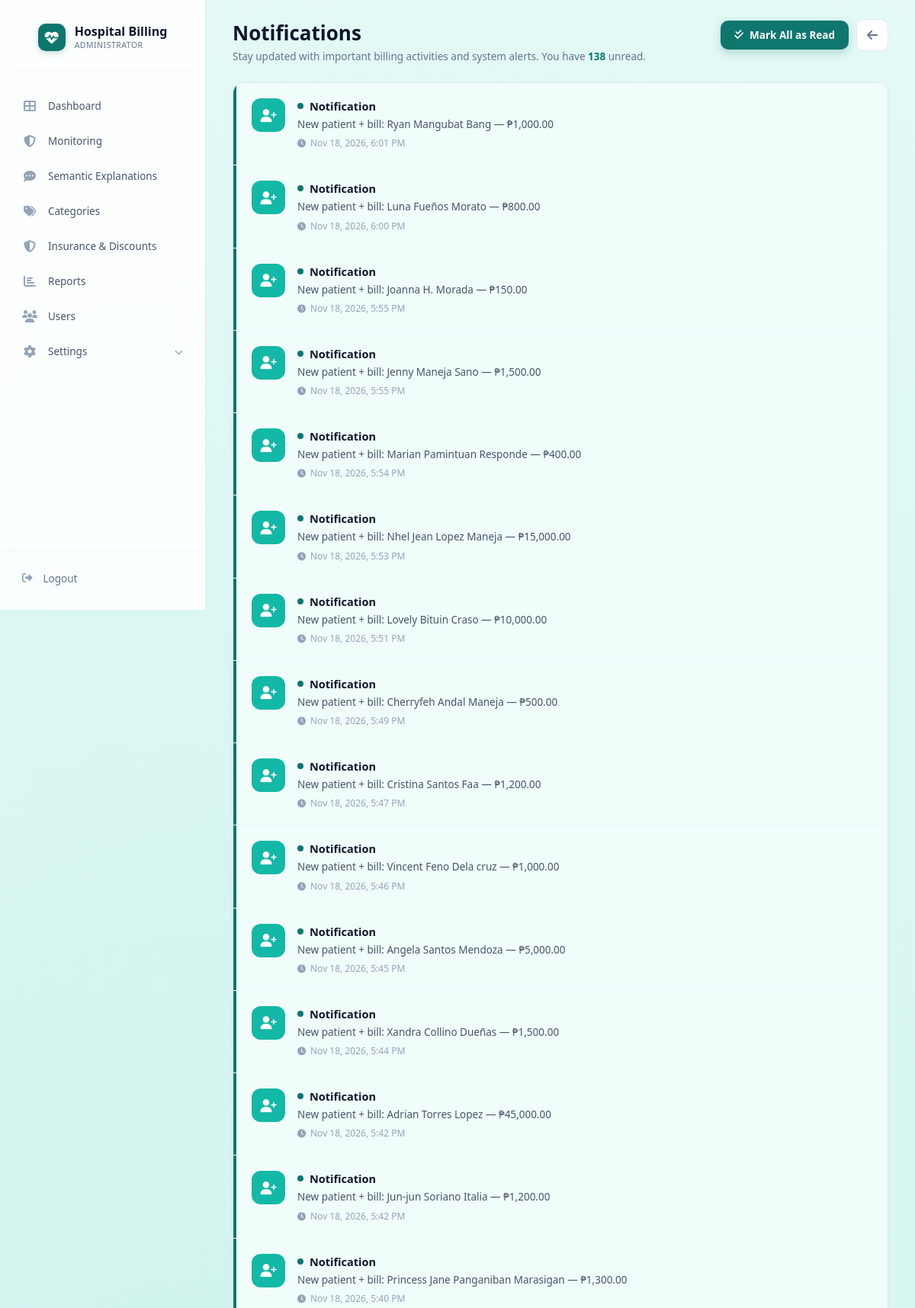
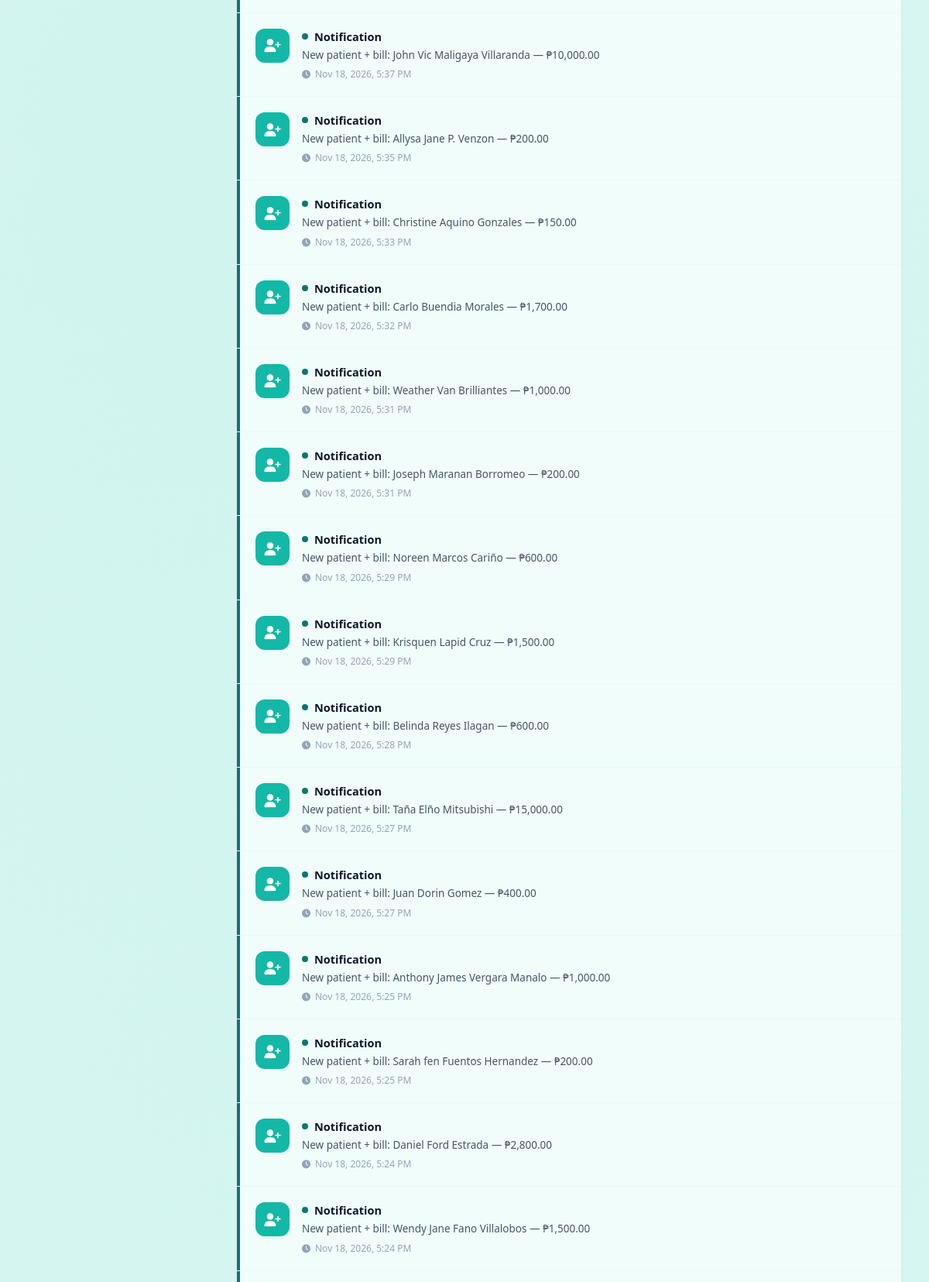
Screenshot of /notifications.php (signed in, upper part) with the database file from the repository (2 pictures, top to bottom).
### tables this page shows
CREATE TABLE `users` (
  `id` int(11) NOT NULL,
  `first_name` varchar(100) DEFAULT NULL,
  `middle_name` varchar(100) DEFAULT NULL,
  `last_name` varchar(100) DEFAULT NULL,
  `full_name` varchar(255) NOT NULL,
  `username` varchar(100) NOT NULL,
  `password` varchar(255) NOT NULL,
  `email` varchar(150) DEFAULT NULL,
  `contact_number` varchar(11) DEFAULT NULL,
  `position` varchar(150) DEFAULT NULL,
  `role` enum('Admin','Billing','Front Desk Receptionist') NOT NULL DEFAULT 'Admin',
  `status` enum('Active','Inactive') NOT NULL DEFAULT 'Active',
  `profile_picture` varchar(255) DEFAULT NULL,
  `created_at` datetime NOT NULL DEFAULT current_timestamp(),
  `updated_at` datetime NOT NULL DEFAULT current_timestamp() ON UPDATE current_timestamp(),
  `is_archived` tinyint(1) DEFAULT 0,
  `reset_token` varchar(255) DEFAULT NULL,
  `reset_expires` datetime DEFAULT NULL,
  `reset_code` varchar(6) DEFAULT NULL,
  `recovery_code` varchar(50) DEFAULT NULL
);

CREATE TABLE `notifications` (
  `id` int(11) NOT NULL,
  `user_id` int(11) DEFAULT NULL,
  `icon` varchar(50) DEFAULT 'fa-bell',
  `color` varchar(20) DEFAULT '#14b8a6',
  `message` text NOT NULL,
  `link` varchar(255) DEFAULT NULL,
  `is_read` tinyint(1) NOT NULL DEFAULT 0,
  `created_at` datetime NOT NULL DEFAULT current_timestamp()
);

### notifications.php (the view, shortened to what this page needs)
<?php
require_once __DIR__ . '/config.php';
try { $pdo->exec("SET time_zone = '+08:00'"); } catch (PDOException $e) {}
$user_id   = $_SESSION['user_id']  ?? 0;
$user_role = 'Admin';
try {
    $stmt = $pdo->prepare("SELECT full_name, role FROM users WHERE id = ?");
    $stmt->execute([$user_id]);
    $u = $stmt->fetch(PDO::FETCH_ASSOC);
    if ($u) {
        $user_role = $u['role']      ?? 'Admin';
    }
} catch (PDOException $e) {  }
$notifications = [];
try {
    $notifications = $pdo->query("
        SELECT *,
               TIMESTAMPDIFF(SECOND, created_at, NOW()) AS seconds_ago
        FROM notifications
        ORDER BY id DESC
        LIMIT 200
    ")->fetchAll(PDO::FETCH_ASSOC);
} catch (PDOException $e) {
    $notifications = [];
}
if (!function_exists('notifTitle')) {
    function notifTitle($n) {
        $msg = strtolower($n['message'] ?? '');
        if (strpos($msg, 'welcome') !== false)       return 'System Welcome';
        if (strpos($msg, 'new billing record') !== false || strpos($msg, 'record added') !== false) return 'New Billing Record Added';
        if (strpos($msg, 'updated') !== false)       return 'Billing Record Updated';
        return 'Notification';
    }
}
if (!function_exists('prettyTime')) {
    function prettyTime($n) {
        $sec = isset($n['seconds_ago']) ? (int)$n['seconds_ago'] : null;
        $ts        = strtotime($n['created_at']);
        $today     = date('Y-m-d');
        $yesterday = date('Y-m-d', strtotime('-1 day'));
        $dateStr   = date('Y-m-d', $ts);
        return date('M d, Y, g:i A', $ts);
    }
}
$unread_count = 0;
foreach ($notifications as $n) {
    if (empty($n['is_read'])) $unread_count++;
}
$r = strtolower(trim($user_role));
$is_billing   = in_array($r, ['billing','cashier'], true)
              || strpos($r, 'billing') !== false
              || strpos($r, 'cashier') !== false;
$is_frontdesk = strpos($r, 'reception')    !== false
             || strpos($r, 'frontdesk')    !== false
             || strpos($r, 'front desk')   !== false
             || strpos($r, 'front-desk')   !== false
             || strpos($r, 'front office') !== false;
if ($is_billing) {
    $sidebar_sub   = 'Billing';
    $dash_url      = 'billing_dashboard.php';
} elseif ($is_frontdesk) {
    $sidebar_sub   = 'Receptionist';
    $dash_url      = 'frontdesk_dashboard.php';
} else {
    $sidebar_sub   = 'Administrator';
    $dash_url      = 'dashboard.php';
}
$accent_light = '#14b8a6';
?>
<!DOCTYPE html>
<html lang="en">
<head>
<link rel="stylesheet" href="https://cdnjs.cloudflare.com/ajax/libs/font-awesome/6.4.0/css/all.min.css">
</head>
<body>
<aside class="sidebar" id="sidebar">
    <div class="sidebar-brand">
        <div class="brand-text">
            <span class="brand-icon-box"><i class="fas fa-heart-pulse"></i></span>
            <div class="brand-text-inner">
                <div class="brand-name">Hospital Billing</div>
                <div class="brand-sub"><?= strtoupper($sidebar_sub) ?></div>
            </div>
        </div>
    </div>
    <div class="sidebar-divider"></div>
    <ul class="sidebar-menu">
        <li><a href="<?= htmlspecialchars($dash_url) ?>"><i class="fas fa-th-large"></i> <span>Dashboard</span></a></li>
        <?php if ($is_frontdesk): ?>
            <li><a href="patients.php"><i class="fas fa-users"></i> <span>Patient Records</span></a></li>
            <li><a href="add_patient.php"><i class="fas fa-user-plus"></i> <span>Register Patient</span></a></li>
            <li><a href="billing_records.php"><i class="fas fa-file-invoice"></i> <span>Billing Records</span></a></li>
        <?php else: ?>
            <li><a href="administrator_monitoring.php"><i class="fas fa-shield-halved"></i> <span>Monitoring</span></a></li>
            <li><a href="explanations.php"><i class="fas fa-comment-dots"></i> <span>Semantic Explanations</span></a></li>
            <li><a href="categories.php"><i class="fas fa-tags"></i> <span>Categories</span></a></li>
            <li><a href="insurance_discounts.php"><i class="fas fa-shield-alt"></i> <span>Insurance &amp; Discounts</span></a></li>
            <li><a href="reports.php"><i class="fas fa-chart-bar"></i> <span>Reports</span></a></li>
            <li><a href="users.php"><i class="fas fa-users"></i> <span>Users</span></a></li>
        <?php endif; ?>
        <li class="has-submenu" id="settingsMenuItem">
            <a href="javascript:void(0)" onclick="toggleSettingsSubmenu(event)">
                <i class="fas fa-cog"></i><span>Settings</span>
                <i class="fas fa-chevron-down submenu-arrow"></i>
            </a>
        </li>
    </ul>
    <div class="sidebar-footer"><a href="logout.php"><i class="fas fa-sign-out-alt"></i> <span>Logout</span></a></div>
</aside>
<main class="main-content">
    <div class="top-bar">
        <div class="top-bar-left">
            <h1>Notifications</h1>
            <p>
                Stay updated with important billing activities and system alerts.
                <?php if ($unread_count > 0): ?>
                    You have <strong><?= $unread_count ?></strong> unread.
                <?php endif; ?>
            </p>
        </div>
        <div class="top-bar-right">
            <?php if ($unread_count > 0): ?>
                <a href="?mark_all=1" class="btn-mark-all">
                    <i class="fas fa-check-double"></i> Mark All as Read
                </a>
            <?php endif; ?>
            <a href="<?= htmlspecialchars($dash_url) ?>" class="btn-back" title="Back to Dashboard">
                <i class="fas fa-arrow-left"></i>
            </a>
        </div>
    </div>
    <div class="card">
        <?php if (empty($notifications)): ?>
            <div class="text-center">
                <div class="empty-icon"><i class="fas fa-bell-slash"></i></div>
                <div class="empty-title">No notifications</div>
                <div class="empty-desc">You are all caught up.</div>
            </div>
        <?php else: foreach ($notifications as $n): ?>
            <?php
                $isUnread = empty($n['is_read']);
                $title    = notifTitle($n);
                $time     = prettyTime($n);
            ?>
            <div class="notif-item <?= $isUnread ? 'unread' : '' ?>"
                 data-id="<?= (int)$n['id'] ?>"
                 <?php if ($isUnread): ?>
                     onclick="markAsRead(this)"
                     title="Click to mark as read"
                 <?php else: ?>
                     title="Already read"
                 <?php endif; ?>>
                <div class="notif-icon" style="background: <?= htmlspecialchars($n['color'] ?: $accent_light) ?>;">
                    <i class="fas <?= htmlspecialchars($n['icon'] ?: 'fa-bell') ?>"></i>
                </div>
                <div class="notif-body">
                    <div class="notif-title">
                        <?php if ($isUnread): ?><span class="dot"></span><?php endif; ?>
                        <?= htmlspecialchars($title) ?>
                    </div>
                    <div class="notif-message"><?= htmlspecialchars($n['message']) ?></div>
                    <div class="notif-time"><i class="fas fa-clock"></i> <?= htmlspecialchars($time) ?></div>
                </div>
            </div>
        <?php endforeach; endif; ?>
    </div>
</main>
</body>
</html>

### rows the page displays
users: role "ADMINISTRATOR"
notifications: is_read 0 (drawn), title "Notification", message "New patient + bill: Ryan Mangubat Bang — ₱1,000.00", created_at "Nov 18, 2026, 6:01 PM"
notifications: is_read 0 (drawn), title "Notification", message "New patient + bill: Luna Fueños Morato — ₱800.00", created_at "Nov 18, 2026, 6:00 PM"
notifications: is_read 0 (drawn), title "Notification", message "New patient + bill: Joanna H. Morada — ₱150.00", created_at "Nov 18, 2026, 5:55 PM"
notifications: is_read 0 (drawn), title "Notification", message "New patient + bill: Jenny Maneja Sano — ₱1,500.00", created_at "Nov 18, 2026, 5:55 PM"
notifications: is_read 0 (drawn), title "Notification", message "New patient + bill: Marian Pamintuan Responde — ₱400.00", created_at "Nov 18, 2026, 5:54 PM"
notifications: is_read 0 (drawn), title "Notification", message "New patient + bill: Nhel Jean Lopez Maneja — ₱15,000.00", created_at "Nov 18, 2026, 5:53 PM"
notifications: is_read 0 (drawn), title "Notification", message "New patient + bill: Lovely Bituin Craso — ₱10,000.00", created_at "Nov 18, 2026, 5:51 PM"
notifications: is_read 0 (drawn), title "Notification", message "New patient + bill: Cherryfeh Andal Maneja — ₱500.00", created_at "Nov 18, 2026, 5:49 PM"
notifications: is_read 0 (drawn), title "Notification", message "New patient + bill: Cristina Santos Faa — ₱1,200.00", created_at "Nov 18, 2026, 5:47 PM"
notifications: is_read 0 (drawn), title "Notification", message "New patient + bill: Vincent Feno Dela cruz — ₱1,000.00", created_at "Nov 18, 2026, 5:46 PM"
notifications: is_read 0 (drawn), title "Notification", message "New patient + bill: Angela Santos Mendoza — ₱5,000.00", created_at "Nov 18, 2026, 5:45 PM"
notifications: is_read 0 (drawn), title "Notification", message "New patient + bill: Xandra Collino Dueñas — ₱1,500.00", created_at "Nov 18, 2026, 5:44 PM"
notifications: is_read 0 (drawn), title "Notification", message "New patient + bill: Adrian Torres Lopez — ₱45,000.00", created_at "Nov 18, 2026, 5:42 PM"
notifications: is_read 0 (drawn), title "Notification", message "New patient + bill: Jun-jun Soriano Italia — ₱1,200.00", created_at "Nov 18, 2026, 5:42 PM"
notifications: is_read 0 (drawn), title "Notification", message "New patient + bill: Princess Jane Panganiban Marasigan — ₱1,300.00", created_at "Nov 18, 2026, 5:40 PM"
notifications: is_read 0 (drawn), title "Notification", message "New patient + bill: John Vic Maligaya Villaranda — ₱10,000.00", created_at "Nov 18, 2026, 5:37 PM"
notifications: is_read 0 (drawn), title "Notification", message "New patient + bill: Allysa Jane P. Venzon — ₱200.00", created_at "Nov 18, 2026, 5:35 PM"
notifications: is_read 0 (drawn), title "Notification", message "New patient + bill: Christine Aquino Gonzales — ₱150.00", created_at "Nov 18, 2026, 5:33 PM"
notifications: is_read 0 (drawn), title "Notification", message "New patient + bill: Carlo Buendia Morales — ₱1,700.00", created_at "Nov 18, 2026, 5:32 PM"
notifications: is_read 0 (drawn), title "Notification", message "New patient + bill: Weather Van Brilliantes — ₱1,000.00", created_at "Nov 18, 2026, 5:31 PM"
notifications: is_read 0 (drawn), title "Notification", message "New patient + bill: Joseph Maranan Borromeo — ₱200.00", created_at "Nov 18, 2026, 5:31 PM"
notifications: is_read 0 (drawn), title "Notification", message "New patient + bill: Noreen Marcos Cariño — ₱600.00", created_at "Nov 18, 2026, 5:29 PM"
notifications: is_read 0 (drawn), title "Notification", message "New patient + bill: Krisquen Lapid Cruz — ₱1,500.00", created_at "Nov 18, 2026, 5:29 PM"
notifications: is_read 0 (drawn), title "Notification", message "New patient + bill: Belinda Reyes Ilagan — ₱600.00", created_at "Nov 18, 2026, 5:28 PM"
notifications: is_read 0 (drawn), title "Notification", message "New patient + bill: Taña Elño Mitsubishi — ₱15,000.00", created_at "Nov 18, 2026, 5:27 PM"
notifications: is_read 0 (drawn), title "Notification", message "New patient + bill: Juan Dorin Gomez — ₱400.00", created_at "Nov 18, 2026, 5:27 PM"
notifications: is_read 0 (drawn), title "Notification", message "New patient + bill: Anthony James Vergara Manalo — ₱1,000.00", created_at "Nov 18, 2026, 5:25 PM"
notifications: is_read 0 (drawn), title "Notification", message "New patient + bill: Sarah fen Fuentos Hernandez — ₱200.00", created_at "Nov 18, 2026, 5:25 PM"
notifications: is_read 0 (drawn), title "Notification", message "New patient + bill: Daniel Ford Estrada — ₱2,800.00", created_at "Nov 18, 2026, 5:24 PM"
notifications: is_read 0 (drawn), title "Notification", message "New patient + bill: Wendy Jane Fano Villalobos — ₱1,500.00", created_at "Nov 18, 2026, 5:24 PM"

### other values shown
$unread_count "138"
